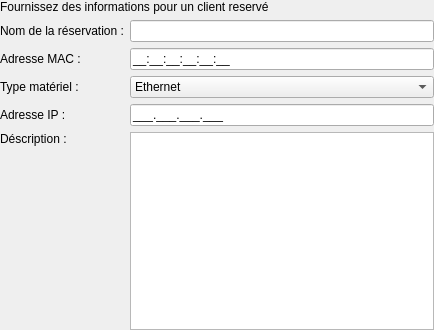
<ui version="4.0" >
 <class>ReservationEditor</class>
 <widget class="QWidget" name="ReservationEditor" >
  <property name="geometry" >
   <rect>
    <x>0</x>
    <y>0</y>
    <width>434</width>
    <height>330</height>
   </rect>
  </property>
  <property name="windowTitle" >
   <string>ReservationEditor</string>
  </property>
  <layout class="QVBoxLayout" >
   <property name="leftMargin" >
    <number>0</number>
   </property>
   <property name="topMargin" >
    <number>0</number>
   </property>
   <property name="rightMargin" >
    <number>0</number>
   </property>
   <property name="bottomMargin" >
    <number>0</number>
   </property>
   <item>
    <widget class="QLabel" name="label" >
     <property name="text" >
      <string>Fournissez des informations pour un client reservé</string>
     </property>
     <property name="wordWrap" >
      <bool>true</bool>
     </property>
    </widget>
   </item>
   <item>
    <layout class="QGridLayout" >
     <item row="0" column="0" colspan="2" >
      <widget class="QLabel" name="label_2" >
       <property name="text" >
        <string>Nom de la réservation :</string>
       </property>
      </widget>
     </item>
     <item row="0" column="2" >
      <widget class="QLineEdit" name="lineName" />
     </item>
     <item row="1" column="0" colspan="2" >
      <widget class="QLabel" name="label_4" >
       <property name="text" >
        <string>Adresse MAC :</string>
       </property>
      </widget>
     </item>
     <item row="1" column="2" >
      <widget class="QLineEdit" name="lineMacAddress" >
       <property name="inputMask" >
        <string>HH:HH:HH:HH:HH:HH;_</string>
       </property>
      </widget>
     </item>
     <item row="2" column="0" colspan="2" >
      <widget class="QLabel" name="label_6" >
       <property name="text" >
        <string>Type matériel :</string>
       </property>
      </widget>
     </item>
     <item row="2" column="2" >
      <widget class="QComboBox" name="comboMacType" >
       <item>
        <property name="text" >
         <string>Ethernet</string>
        </property>
       </item>
       <item>
        <property name="text" >
         <string>FDDI</string>
        </property>
       </item>
       <item>
        <property name="text" >
         <string>Token-Ring</string>
        </property>
       </item>
      </widget>
     </item>
     <item row="3" column="0" colspan="2" >
      <widget class="QLabel" name="label_3" >
       <property name="text" >
        <string>Adresse IP :</string>
       </property>
      </widget>
     </item>
     <item row="3" column="2" >
      <widget class="QLineEdit" name="lineIPAddress" >
       <property name="inputMask" >
        <string>000.000.000.000;_</string>
       </property>
      </widget>
     </item>
     <item row="4" column="0" colspan="2" >
      <widget class="QLabel" name="label_5" >
       <property name="text" >
        <string>Déscription :</string>
       </property>
      </widget>
     </item>
     <item rowspan="2" row="4" column="2" >
      <widget class="QTextEdit" name="textDescription" />
     </item>
     <item row="5" column="0" colspan="2" >
      <spacer>
       <property name="orientation" >
        <enum>Qt::Vertical</enum>
       </property>
       <property name="sizeHint" >
        <size>
         <width>20</width>
         <height>40</height>
        </size>
       </property>
      </spacer>
     </item>
    </layout>
   </item>
  </layout>
 </widget>
 <layoutdefault spacing="6" margin="11" />
 <resources/>
 <connections/>
</ui>
